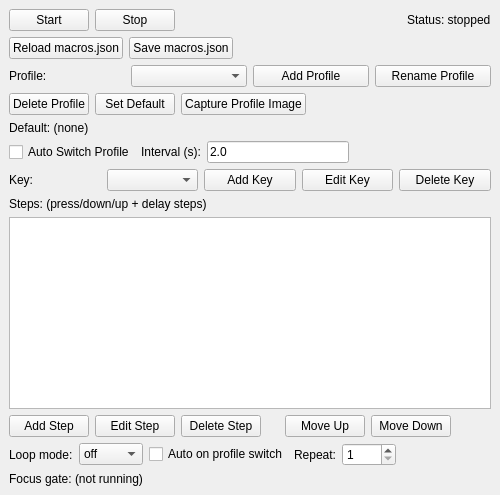
<?xml version="1.0" encoding="UTF-8"?>
<ui version="4.0">
 <class>MainWindow</class>
 <widget class="QMainWindow" name="MainWindow">
  <property name="windowTitle">
   <string>包子のDNF工具</string>
  </property>
  <widget class="QWidget" name="centralwidget">
   <layout class="QVBoxLayout" name="verticalLayout_root">
    <item>
     <layout class="QVBoxLayout" name="layoutTopBar">
      <item>
       <layout class="QHBoxLayout" name="layoutTopControls">
      <item>
       <widget class="QPushButton" name="btnStart">
        <property name="text">
         <string>Start</string>
        </property>
       </widget>
      </item>
      <item>
       <widget class="QPushButton" name="btnStop">
        <property name="text">
         <string>Stop</string>
        </property>
       </widget>
      </item>
      <item>
       <spacer name="spacerTop1">
        <property name="orientation">
         <enum>Qt::Orientation::Horizontal</enum>
        </property>
        <property name="sizeHint" stdset="0">
         <size>
        <width>18</width>
        <height>0</height>
         </size>
        </property>
       </spacer>
      </item>
      <item>
       <spacer name="spacerTopStretch">
        <property name="orientation">
         <enum>Qt::Orientation::Horizontal</enum>
        </property>
        <property name="sizeHint" stdset="0">
         <size>
        <width>40</width>
        <height>0</height>
         </size>
        </property>
       </spacer>
      </item>
      <item>
       <widget class="QLabel" name="lblStatus">
        <property name="text">
         <string>Status: stopped</string>
        </property>
       </widget>
      </item>
       </layout>
      </item>
      <item>
       <layout class="QHBoxLayout" name="layoutTopFiles">
      <item>
       <widget class="QPushButton" name="btnReload">
        <property name="text">
         <string>Reload macros.json</string>
        </property>
       </widget>
      </item>
      <item>
       <widget class="QPushButton" name="btnSave">
        <property name="text">
         <string>Save macros.json</string>
        </property>
       </widget>
      </item>
      <item>
       <spacer name="spacerTopFiles">
        <property name="orientation">
         <enum>Qt::Orientation::Horizontal</enum>
        </property>
        <property name="sizeHint" stdset="0">
         <size>
        <width>40</width>
        <height>0</height>
         </size>
        </property>
       </spacer>
      </item>
       </layout>
      </item>
     </layout>
    </item>

    <item>
     <layout class="QVBoxLayout" name="layoutProfile">
      <item>
       <layout class="QHBoxLayout" name="layoutProfileMain">
        <item>
         <widget class="QLabel" name="lblProfileTitle">
          <property name="text">
           <string>Profile:</string>
          </property>
         </widget>
        </item>
        <item>
         <widget class="QComboBox" name="comboProfile"/>
        </item>
        <item>
         <widget class="QPushButton" name="btnAddProfile">
          <property name="text">
           <string>Add Profile</string>
          </property>
         </widget>
        </item>
        <item>
         <widget class="QPushButton" name="btnRenameProfile">
          <property name="text">
           <string>Rename Profile</string>
          </property>
         </widget>
        </item>
       </layout>
      </item>
      <item>
       <layout class="QHBoxLayout" name="layoutProfileActions">
        <item>
         <widget class="QPushButton" name="btnDeleteProfile">
          <property name="text">
           <string>Delete Profile</string>
          </property>
         </widget>
        </item>
        <item>
         <widget class="QPushButton" name="btnSetDefault">
          <property name="text">
           <string>Set Default</string>
          </property>
         </widget>
        </item>
        <item>
         <widget class="QPushButton" name="btnCaptureProfileImage">
          <property name="text">
           <string>Capture Profile Image</string>
          </property>
         </widget>
        </item>
        <item>
         <spacer name="spacerProfileActions">
          <property name="orientation">
           <enum>Qt::Orientation::Horizontal</enum>
          </property>
          <property name="sizeHint" stdset="0">
           <size>
            <width>40</width>
            <height>0</height>
           </size>
          </property>
         </spacer>
        </item>
       </layout>
      </item>
     </layout>
    </item>

    <item>
     <widget class="QLabel" name="lblDefault">
      <property name="text">
       <string>Default: (none)</string>
      </property>
     </widget>
    </item>

    <item>
     <layout class="QHBoxLayout" name="layoutAutoSwitch">
      <item>
       <widget class="QCheckBox" name="chkAutoSwitch">
        <property name="text">
         <string>Auto Switch Profile</string>
        </property>
       </widget>
      </item>
      <item>
       <widget class="QLabel" name="lblAutoSwitchInterval">
        <property name="text">
         <string>Interval (s):</string>
        </property>
       </widget>
      </item>
      <item>
       <widget class="QLineEdit" name="editAutoSwitchInterval">
        <property name="text">
         <string>2.0</string>
        </property>
       </widget>
      </item>
      <item>
       <spacer name="spacerAutoSwitch">
        <property name="orientation">
         <enum>Qt::Orientation::Horizontal</enum>
        </property>
        <property name="sizeHint" stdset="0">
         <size>
          <width>40</width>
          <height>0</height>
         </size>
        </property>
       </spacer>
      </item>
     </layout>
    </item>

    <item>
     <layout class="QHBoxLayout" name="layoutKey">
      <item>
       <widget class="QLabel" name="lblKeyTitle">
        <property name="text">
         <string>Key:</string>
        </property>
       </widget>
      </item>
      <item>
       <widget class="QComboBox" name="comboKey"/>
      </item>
      <item>
       <widget class="QPushButton" name="btnAddKey">
        <property name="text">
         <string>Add Key</string>
        </property>
       </widget>
      </item>
      <item>
       <widget class="QPushButton" name="btnEditKey">
        <property name="text">
         <string>Edit Key</string>
        </property>
       </widget>
      </item>
      <item>
       <widget class="QPushButton" name="btnDeleteKey">
        <property name="text">
         <string>Delete Key</string>
        </property>
       </widget>
      </item>
     </layout>
    </item>

    <item>
     <widget class="QLabel" name="lblStepsTitle">
      <property name="text">
       <string>Steps: (press/down/up + delay steps)</string>
      </property>
     </widget>
    </item>

    <item>
     <widget class="QListWidget" name="listSteps"/>
    </item>

    <item>
     <layout class="QHBoxLayout" name="layoutStepButtons">
      <item>
       <widget class="QPushButton" name="btnAddStep">
        <property name="text">
         <string>Add Step</string>
        </property>
       </widget>
      </item>
      <item>
       <widget class="QPushButton" name="btnEditStep">
        <property name="text">
         <string>Edit Step</string>
        </property>
       </widget>
      </item>
      <item>
       <widget class="QPushButton" name="btnDeleteStep">
        <property name="text">
         <string>Delete Step</string>
        </property>
       </widget>
      </item>
      <item>
       <spacer name="spacerStepButtons">
        <property name="orientation">
         <enum>Qt::Orientation::Horizontal</enum>
        </property>
        <property name="sizeHint" stdset="0">
         <size>
          <width>18</width>
          <height>0</height>
         </size>
        </property>
       </spacer>
      </item>
      <item>
       <widget class="QPushButton" name="btnMoveUp">
        <property name="text">
         <string>Move Up</string>
        </property>
       </widget>
      </item>
      <item>
       <widget class="QPushButton" name="btnMoveDown">
        <property name="text">
         <string>Move Down</string>
        </property>
       </widget>
      </item>
      <item>
       <spacer name="spacerStepStretch">
        <property name="orientation">
         <enum>Qt::Orientation::Horizontal</enum>
        </property>
        <property name="sizeHint" stdset="0">
         <size>
          <width>40</width>
          <height>0</height>
         </size>
        </property>
       </spacer>
      </item>
     </layout>
    </item>

    <item>
     <layout class="QHBoxLayout" name="layoutLoopControls">
      <item>
       <widget class="QLabel" name="lblLoopMode">
        <property name="text">
         <string>Loop mode:</string>
        </property>
       </widget>
      </item>
      <item>
       <widget class="QComboBox" name="comboLoopMode">
        <item>
         <property name="text">
          <string>off</string>
         </property>
        </item>
        <item>
         <property name="text">
          <string>toggle</string>
         </property>
        </item>
        <item>
         <property name="text">
          <string>hold</string>
         </property>
        </item>
       </widget>
      </item>
      <item>
       <widget class="QCheckBox" name="chkAutoToggleOnProfileSwitch">
        <property name="text">
         <string>Auto on profile switch</string>
        </property>
       </widget>
      </item>
      <item>
       <widget class="QLabel" name="lblRepeatCount">
        <property name="text">
         <string>Repeat:</string>
        </property>
       </widget>
      </item>
      <item>
       <widget class="QSpinBox" name="spinRepeat">
        <property name="minimum">
         <number>1</number>
        </property>
        <property name="maximum">
         <number>9999</number>
        </property>
        <property name="value">
         <number>1</number>
        </property>
       </widget>
      </item>
      <item>
       <spacer name="spacerLoopControls">
        <property name="orientation">
         <enum>Qt::Orientation::Horizontal</enum>
        </property>
        <property name="sizeHint" stdset="0">
         <size>
          <width>40</width>
          <height>0</height>
         </size>
        </property>
       </spacer>
      </item>
     </layout>
    </item>

    <item>
     <widget class="QLabel" name="lblFocusGate">
      <property name="text">
       <string>Focus gate: (not running)</string>
      </property>
     </widget>
    </item>

   </layout>
  </widget>
 </widget>
 <resources/>
 <connections/>
</ui>
